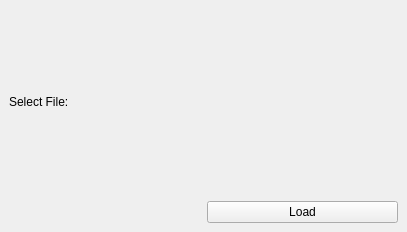
<?xml version="1.0" encoding="UTF-8"?>
<ui version="4.0">
 <class>GTFSDockWidgetBase</class>
 <widget class="QDockWidget" name="GTFSDockWidgetBase">
  <property name="geometry">
   <rect>
    <x>0</x>
    <y>0</y>
    <width>407</width>
    <height>232</height>
   </rect>
  </property>
  <property name="windowTitle">
   <string>GTFS load - test</string>
  </property>
  <widget class="QWidget" name="dockWidgetContents">
   <layout class="QGridLayout" name="gridLayout">
    <item row="0" column="1">
     <widget class="QgsFileWidget" name="input_dir"/>
    </item>
    <item row="0" column="0">
     <widget class="QLabel" name="label_3">
      <property name="text">
       <string>Select File:</string>
      </property>
     </widget>
    </item>
    <item row="1" column="1">
     <widget class="QPushButton" name="submit">
      <property name="text">
       <string>Load</string>
      </property>
     </widget>
    </item>
   </layout>
  </widget>
 </widget>
 <customwidgets>
  <customwidget>
   <class>QgsFileWidget</class>
   <extends>QWidget</extends>
   <header>qgsfilewidget.h</header>
  </customwidget>
 </customwidgets>
 <resources/>
 <connections/>
</ui>
